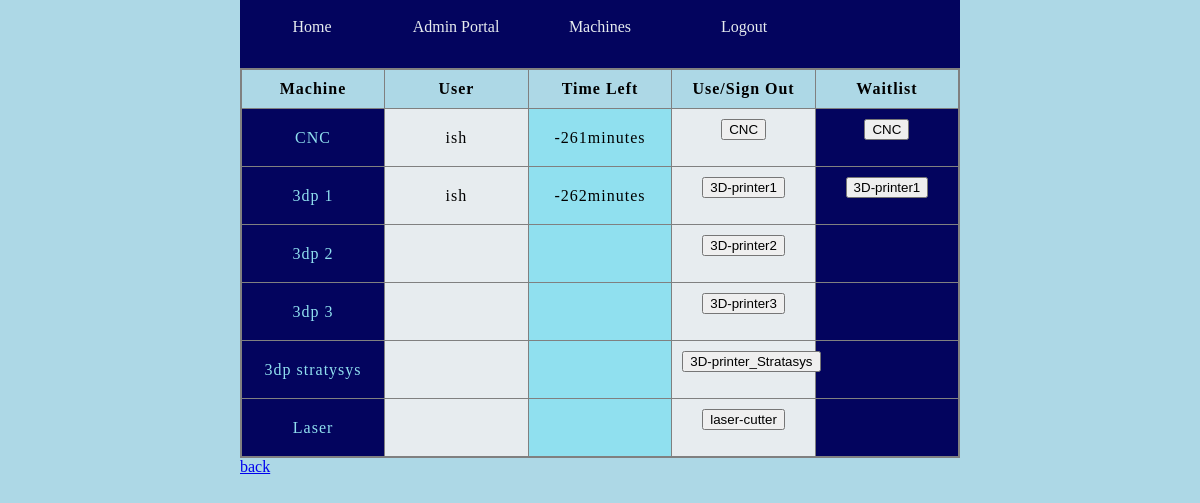
/reservation (signed in), run on an earlier commit of the app's database.
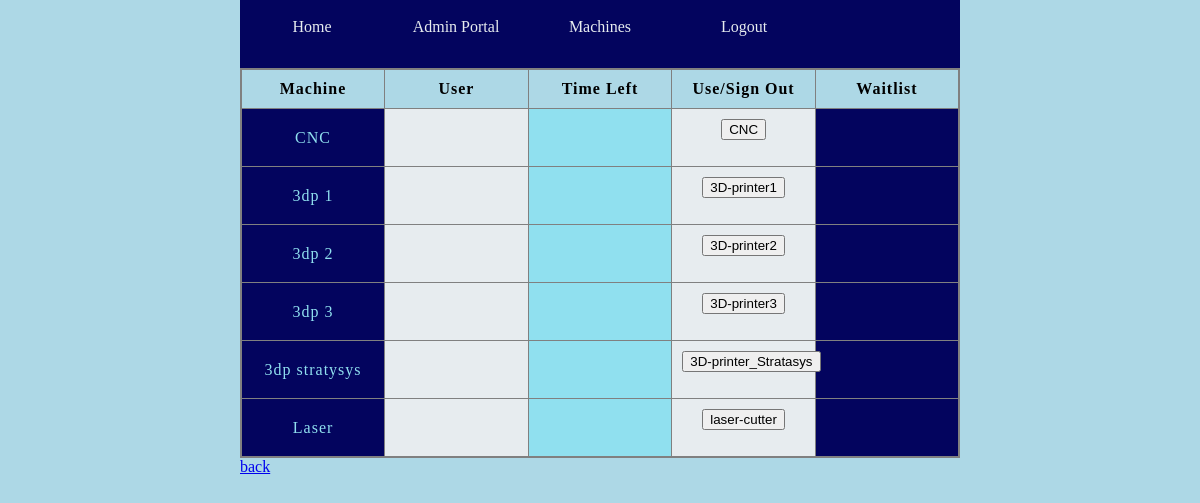
And on a later commit of the database.
### tables this page shows
CREATE TABLE reservations (id INTEGER PRIMARY KEY AUTOINCREMENT, machine_name TEXT, username TEXT, time TEXT, in_use INTEGER);

### __init__.py (the view)
@app.route("/reservation", methods=["GET","POST"])
def reservation():
    try:
        if session.get('username') is None:
            return redirect("/")
        laser = machine_column("laser-cutter")
        print(laser[1])
        if laser[1] != '':
            lt = str(round((datetime.fromisoformat(laser[1]) - datetime.now()).total_seconds() / 60)) + "minutes"
            laser[1] = lt
        p1 = machine_column("3D-printer1")
        if p1[1] != '':
            p1t = str(round((datetime.fromisoformat(p1[1]) - datetime.now()).total_seconds() / 60)) + "minutes"
            p1[1] = p1t
        p2 = machine_column("3D-printer2")
        if p2[1] != '':
            p2t = str(round((datetime.fromisoformat(p2[1]) - datetime.now()).total_seconds() / 60)) + "minutes"
            p2[1] = p2t
        p3 = machine_column("3D-printer3")
        if p3[1] != '':
            p3t = str(round((datetime.fromisoformat(p3[1]) - datetime.now()).total_seconds() / 60)) + "minutes"
            p3[1] = p3t
        strat = machine_column("3D-printer_Stratasys")
        if strat[1] != '':
            st = str(round((datetime.fromisoformat(strat[1]) - datetime.now()).total_seconds() / 60)) + "minutes"
            strat[1] = st
        cnc = machine_column("CNC")
        if cnc[1] != '':
            cnct = str(round((datetime.fromisoformat(cnc[1]) - datetime.now()).total_seconds() / 60)) + "minutes"
            cnc[1] = cnct
        return render_template("reservation.html", laser = laser, p1 = p1, p2 = p2, p3 = p3, strat = strat, cnc = cnc)
    except(Exception):
        return render_template("error.html", message="reservation error")

### data/machines.py (called while the page is built)
def get_latest(machine):
    t = reservations.get_main_value_from_conditions(["machine_name", "in_use"],[machine,1])
    if t == None:
        return "not in use"
    else:
        return t[0]

def machine_column(machine):
    c = []
    id = get_latest(machine)
    if id == "not in use":
        c = ['','',"not in use"]
        return c
    username = get_username(id)[0]
    time = get_time(id)[0]
    in_use = "currently in use"
    c.append(username)
    c.append(time)
    c.append(in_use)
    return c

def get_username(id):
    return reservations.get_non_main_value("id",id,"username")

def get_time(id):
    return reservations.get_non_main_value("id",id,"time")

### data/table.py (called while the page is built)
    def get_non_main_value(self, search_type, search_query, value):
        self.c.execute(
            f"SELECT {value} FROM {self.table_name} WHERE {search_type} = '{search_query}'")
        return self.c.fetchone()

    def get_main_value_from_conditions(self,parameters,conditions):
        if not len(parameters) == len(conditions):
            return "error"
        conditional_string = "WHERE "
        for row in range(len(parameters)):
            parameter = parameters[row]
            condition = conditions[row]
            equal_statement = f"{parameter} = '{condition}'"
            if not row == 0:
                equal_statement = " AND " + equal_statement
            conditional_string += equal_statement
        self.c.execute(
            f"SELECT {self.search_field} FROM {self.table_name} {conditional_string}")
        return self.c.fetchone()

### templates/reservation.html (shortened to what this page needs)
<html>
  <head>
    <link rel="stylesheet" href="../static/css/style.css">
  </head>
<body>
  <div class="topnav">
    <a href="/">Home</a>
    <a href="/admin_calendar">Admin Portal</a>
    <a href="/reservation">Machines</a>
    <a href="/logout">Logout</a>
    <p>{{user}}</p>
  </div>
  <table>
    <tr>
      <th>Machine</th>
      <th>User</th>
      <th>Time Left</th>
      <th>Use/Sign Out</th>
      <th>Waitlist</th>
    </tr>
    <tr>
      <td>CNC</td>
      <td>{{cnc[0]}}</td>
      <td>{{cnc[1]}}</td>
      <td>
        {% if cnc[2] == "not in use" %}
          <form action="/machine">
            <input type="submit" name="machineName" value = "CNC">
          </form>
        {% else %}
        <form action="/signOutList">
          <input type="submit" name="machineName" value = "CNC">
        </form>
        {% endif %}
      </td>
      <td>
        {% if cnc[2] != "not in use" %}
        <form action="/machine">
          <input type="submit" name="machineName" value = "CNC">
        </form>
        {% endif %}
      </td>
    </tr>
    <tr>
      <td>3dp 1</td>
      <td>{{p1[0]}}</td>
      <td>{{p1[1]}}</td>
      <td>
        {% if p1[2] == "not in use" %}
          <form action="/machine">
            <input type="submit" name="machineName" value = "3D-printer1">
          </form>
        {% else %}
        <form action="/signOutList">
          <input type="submit" name="machineName" value = "3D-printer1">
        </form>
        {% endif %}
      </td>
      <td>
        {% if p1[2] != "not in use" %}
        <form action="/machine">
          <input type="submit" name="machineName" value = "3D-printer1">
        </form>
        {% endif %}
      </td>
    </tr>
    <tr>
      <td>3dp 2</td>
      <td>{{p2[0]}}</td>
      <td>{{p2[1]}}</td>
      <td>
        {% if p2[2] == "not in use" %}
          <form action="/machine">
            <input type="submit" name="machineName" value = "3D-printer2">
          </form>
        {% else %}
        <form action="/signOutList">
          <input type="submit" name="machineName" value = "3D-printer2">
        </form>
        {% endif %}
      </td>
      <td>
      </td>
    </tr>
    <tr>
      <td>3dp 3</td>
      <td>{{p3[0]}}</td>
      <td>{{p3[1]}}</td>
      <td>
        {% if p3[2] == "not in use" %}
          <form action="/machine">
            <input type="submit" name="machineName" value = "3D-printer3">
          </form>
        {% else %}
        <form action="/signOutList">
          <input type="submit" name="machineName" value = "3D-printer3">
        </form>
        {% endif %}
      </td>
      <td>
      </td>
    </tr>
    <tr>
      <td>3dp stratysys</td>
      <td>{{strat[0]}}</td>
      <td>{{strat[1]}}</td>
      <td>
        {% if strat[2] == "not in use" %}
          <form action="/machine">
            <input type="submit" name="machineName" value = "3D-printer_Stratasys">
          </form>
        {% else %}
        <form action="/signOutList">
          <input type="submit" name="machineName" value = "3D-printer_Stratasys">
        </form>
        {% endif %}
      </td>
      <td>
      </td>
    </tr>
    <tr>
      <td>Laser</td>
      <td>{{laser[0]}}</td>
      <td>{{laser[1]}}</td>
      <td>
        {% if laser[2] == "not in use" %}
          <form action="/machine">
            <input type="submit" name="machineName" value = "laser-cutter">
          </form>
        {% else %}
        <form action="/signOutList">
          <input type="submit" name="machineName" value = "laser-cutter">
        </form>
        {% endif %}
      </td>
      <td>
      </td>
    </tr>
  </table>
  <a href="{{ url_for('index') }}">back</a>
</html>

### static/css/style.css (style rules this page uses)
:root { --my-white: #e7ecefff; --my-light-blue: #90E0EF; --my-pale-blue: #ADD8E6; --my-blue: #00B4D8; --my-dark-blue: #03045E; --my-font-family: "Georgia", serif; }
html { display: table; margin: auto; width: 60%; }
body { display: table-cell; vertical-align: middle; background:var(--my-pale-blue); font-family: var(--my-font-family); }
.topnav { background-color: var(--my-dark-blue); overflow: hidden; }
.topnav a { float: left; color: var(--my-white); text-align: center; padding: 2.5% 0px; text-decoration: none; font-size: 1rem; width: 20%; }
.topnav p { float: left; color: var(--my-white); text-align: center; padding: 2.5% 0px; text-decoration: none; font-size: 1rem; width: 20%; }
table { border-collapse: collapse; border: 2px solid grey; letter-spacing: 1px; font-family: var(--my-font-family); font-size: 1rem; table-layout: fixed; width: 100%; }
td, th { border: 1px solid grey; padding: 10px; }
td { text-align: center; height: 20px; width: 100%; }
td:nth-child(even) { background-color: var(--my-white); }
td:nth-child(odd) { background-color: var(--my-light-blue); }
td:first-child, td:last-child { background-color: var(--my-dark-blue); color:var(--my-light-blue); }

What changed in the data, as far as the page shows it:
removed reservations: username "ish"
removed reservations: username "ish"
Also different on the page:
form field machineName: (not shown) → "CNC"
form field machineName: (not shown) → "3D-printer1"
{{ cnc[1] }}: "-261minutes" → (not shown)
form field machineName: "CNC" → (not shown)
{{ p1[1] }}: "-262minutes" → (not shown)
form field machineName: "3D-printer1" → (not shown)
